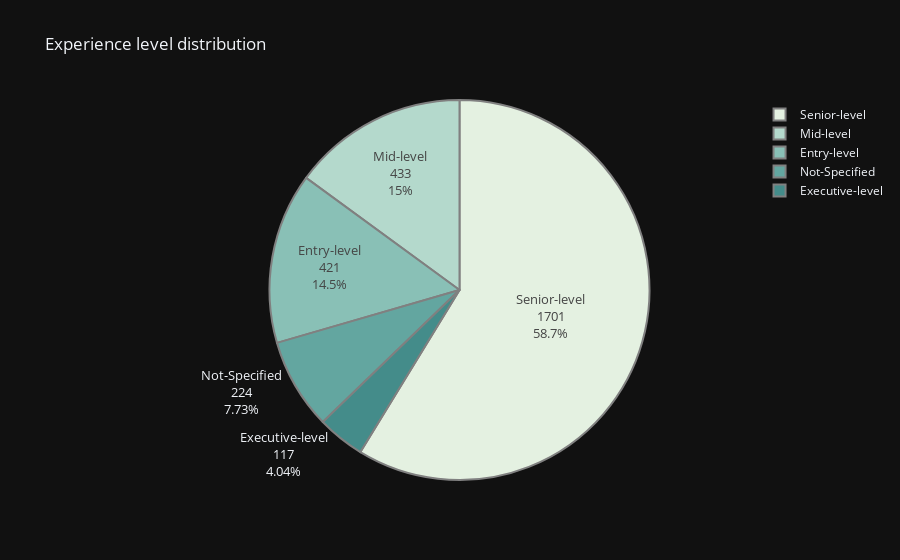

This figure's notebook cell:
### Code cell
level_counts=df['Experience level'].value_counts()
fig=px.pie(values=level_counts.values,
          names=level_counts.index,
          color_discrete_sequence=px.colors.sequential.Mint,
          title= 'Experience level distribution',template='plotly_dark'
          )
fig.update_traces(textinfo='label+percent+value', textfont_size=13,
                  marker=dict(line=dict(color='#100000', width=0.2)))

fig.data[0].marker.line.width = 2
fig.data[0].marker.line.color='gray'
fig.show()

### Figure 1 — Plotly figure (JSON) as saved in the notebook; plotly's stock layout.template omitted (floating-point values rounded to 4 significant figures)
{"data": [{"domain": {"x": [0, 1], "y": [0, 1]}, "hovertemplate": "label=%{label}<br>value=%{value}<extra></extra>", "labels": ["Senior-level", "Mid-level", "Entry-level", "Not-Specified", "Executive-level"], "legendgroup": "", "marker": {"line": {"color": "gray", "width": 2}}, "name": "", "showlegend": true, "textfont": {"size": 13}, "textinfo": "label+percent+value", "type": "pie", "values": [1701, 433, 421, 224, 117]}], "layout": {"legend": {"tracegroupgap": 0}, "piecolorway": ["rgb(228, 241, 225)", "rgb(180, 217, 204)", "rgb(137, 192, 182)", "rgb(99, 166, 160)", "rgb(68, 140, 138)", "rgb(40, 114, 116)", "rgb(13, 88, 95)"], "title": {"text": "Experience level distribution"}}}
